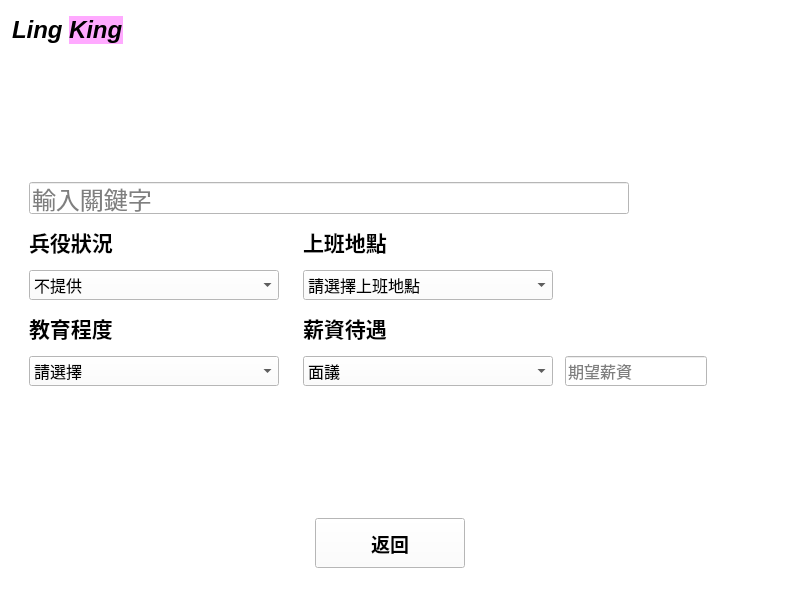
<?xml version="1.0" encoding="UTF-8"?>
<ui version="4.0">
 <class>MainWindow</class>
 <widget class="QMainWindow" name="MainWindow">
  <property name="geometry">
   <rect>
    <x>0</x>
    <y>0</y>
    <width>800</width>
    <height>600</height>
   </rect>
  </property>
  <property name="windowTitle">
   <string>LingKing</string>
  </property>
  <property name="styleSheet">
   <string notr="true">background-color: rgb(255, 255, 255);</string>
  </property>
  <widget class="QWidget" name="centralwidget">
   <layout class="QGridLayout" name="gridLayout_3">
    <property name="leftMargin">
     <number>12</number>
    </property>
    <property name="topMargin">
     <number>10</number>
    </property>
    <property name="rightMargin">
     <number>12</number>
    </property>
    <property name="bottomMargin">
     <number>10</number>
    </property>
    <item row="0" column="0">
     <layout class="QGridLayout" name="gridLayout_2">
      <item row="4" column="1">
       <spacer name="verticalSpacer_5">
        <property name="orientation">
         <enum>Qt::Vertical</enum>
        </property>
        <property name="sizeType">
         <enum>QSizePolicy::Maximum</enum>
        </property>
        <property name="sizeHint" stdset="0">
         <size>
          <width>20</width>
          <height>50</height>
         </size>
        </property>
       </spacer>
      </item>
      <item row="1" column="0">
       <spacer name="verticalSpacer">
        <property name="orientation">
         <enum>Qt::Vertical</enum>
        </property>
        <property name="sizeType">
         <enum>QSizePolicy::Expanding</enum>
        </property>
        <property name="sizeHint" stdset="0">
         <size>
          <width>1</width>
          <height>1</height>
         </size>
        </property>
       </spacer>
      </item>
      <item row="1" column="1" rowspan="2">
       <spacer name="verticalSpacer_4">
        <property name="orientation">
         <enum>Qt::Vertical</enum>
        </property>
        <property name="sizeHint" stdset="0">
         <size>
          <width>20</width>
          <height>40</height>
         </size>
        </property>
       </spacer>
      </item>
      <item row="0" column="1">
       <spacer name="verticalSpacer_3">
        <property name="orientation">
         <enum>Qt::Vertical</enum>
        </property>
        <property name="sizeType">
         <enum>QSizePolicy::Maximum</enum>
        </property>
        <property name="sizeHint" stdset="0">
         <size>
          <width>20</width>
          <height>40</height>
         </size>
        </property>
       </spacer>
      </item>
      <item row="2" column="0">
       <layout class="QGridLayout" name="gridLayout">
        <property name="spacing">
         <number>12</number>
        </property>
        <item row="3" column="1">
         <widget class="QLabel" name="label_18">
          <property name="font">
           <font>
            <pointsize>16</pointsize>
            <weight>75</weight>
            <bold>true</bold>
           </font>
          </property>
          <property name="text">
           <string>教育程度</string>
          </property>
         </widget>
        </item>
        <item row="4" column="1">
         <widget class="QComboBox" name="education_comboBox">
          <property name="sizePolicy">
           <sizepolicy hsizetype="Maximum" vsizetype="Maximum">
            <horstretch>0</horstretch>
            <verstretch>0</verstretch>
           </sizepolicy>
          </property>
          <property name="minimumSize">
           <size>
            <width>250</width>
            <height>30</height>
           </size>
          </property>
          <property name="font">
           <font>
            <pointsize>12</pointsize>
            <underline>false</underline>
            <strikeout>false</strikeout>
           </font>
          </property>
          <property name="cursor">
           <cursorShape>PointingHandCursor</cursorShape>
          </property>
          <property name="tabletTracking">
           <bool>false</bool>
          </property>
          <property name="toolTipDuration">
           <number>-1</number>
          </property>
          <property name="inputMethodHints">
           <set>Qt::ImhNone</set>
          </property>
          <property name="editable">
           <bool>false</bool>
          </property>
          <property name="frame">
           <bool>true</bool>
          </property>
          <item>
           <property name="text">
            <string>請選擇</string>
           </property>
          </item>
          <item>
           <property name="text">
            <string>國小/國中</string>
           </property>
          </item>
          <item>
           <property name="text">
            <string>高中</string>
           </property>
          </item>
          <item>
           <property name="text">
            <string>高職</string>
           </property>
          </item>
          <item>
           <property name="text">
            <string>專科</string>
           </property>
          </item>
          <item>
           <property name="text">
            <string>大學</string>
           </property>
          </item>
          <item>
           <property name="text">
            <string>碩士</string>
           </property>
          </item>
          <item>
           <property name="text">
            <string>博士</string>
           </property>
          </item>
         </widget>
        </item>
        <item row="1" column="1">
         <widget class="QLabel" name="label_12">
          <property name="sizePolicy">
           <sizepolicy hsizetype="Fixed" vsizetype="Fixed">
            <horstretch>0</horstretch>
            <verstretch>0</verstretch>
           </sizepolicy>
          </property>
          <property name="font">
           <font>
            <pointsize>16</pointsize>
            <weight>75</weight>
            <bold>true</bold>
           </font>
          </property>
          <property name="text">
           <string>兵役狀況</string>
          </property>
         </widget>
        </item>
        <item row="2" column="0">
         <spacer name="horizontalSpacer_5">
          <property name="orientation">
           <enum>Qt::Horizontal</enum>
          </property>
          <property name="sizeHint" stdset="0">
           <size>
            <width>13</width>
            <height>20</height>
           </size>
          </property>
         </spacer>
        </item>
        <item row="2" column="1">
         <widget class="QComboBox" name="soilder_comboBox">
          <property name="sizePolicy">
           <sizepolicy hsizetype="Maximum" vsizetype="Minimum">
            <horstretch>0</horstretch>
            <verstretch>0</verstretch>
           </sizepolicy>
          </property>
          <property name="minimumSize">
           <size>
            <width>200</width>
            <height>30</height>
           </size>
          </property>
          <property name="maximumSize">
           <size>
            <width>250</width>
            <height>40</height>
           </size>
          </property>
          <property name="font">
           <font>
            <pointsize>12</pointsize>
            <underline>false</underline>
            <strikeout>false</strikeout>
           </font>
          </property>
          <property name="cursor">
           <cursorShape>PointingHandCursor</cursorShape>
          </property>
          <property name="tabletTracking">
           <bool>false</bool>
          </property>
          <property name="toolTipDuration">
           <number>-1</number>
          </property>
          <property name="inputMethodHints">
           <set>Qt::ImhNone</set>
          </property>
          <property name="editable">
           <bool>false</bool>
          </property>
          <property name="frame">
           <bool>true</bool>
          </property>
          <item>
           <property name="text">
            <string>不提供</string>
           </property>
          </item>
          <item>
           <property name="text">
            <string>免役</string>
           </property>
          </item>
          <item>
           <property name="text">
            <string>未役</string>
           </property>
          </item>
          <item>
           <property name="text">
            <string>待役</string>
           </property>
          </item>
          <item>
           <property name="text">
            <string>役畢</string>
           </property>
          </item>
          <item>
           <property name="text">
            <string>屆退伍</string>
           </property>
          </item>
         </widget>
        </item>
        <item row="0" column="1" colspan="4">
         <widget class="QLineEdit" name="keyword_input">
          <property name="sizePolicy">
           <sizepolicy hsizetype="Maximum" vsizetype="Maximum">
            <horstretch>0</horstretch>
            <verstretch>0</verstretch>
           </sizepolicy>
          </property>
          <property name="maximumSize">
           <size>
            <width>600</width>
            <height>32</height>
           </size>
          </property>
          <property name="font">
           <font>
            <pointsize>18</pointsize>
           </font>
          </property>
          <property name="placeholderText">
           <string>輸入關鍵字</string>
          </property>
         </widget>
        </item>
        <item row="0" column="5">
         <widget class="QPushButton" name="search_BTN">
          <property name="sizePolicy">
           <sizepolicy hsizetype="Maximum" vsizetype="Maximum">
            <horstretch>0</horstretch>
            <verstretch>0</verstretch>
           </sizepolicy>
          </property>
          <property name="maximumSize">
           <size>
            <width>32</width>
            <height>32</height>
           </size>
          </property>
          <property name="cursor">
           <cursorShape>PointingHandCursor</cursorShape>
          </property>
          <property name="styleSheet">
           <string notr="true">border-image: url(UI/magnifying_glass.png)</string>
          </property>
          <property name="text">
           <string/>
          </property>
          <property name="flat">
           <bool>true</bool>
          </property>
         </widget>
        </item>
        <item row="0" column="6">
         <spacer name="horizontalSpacer_4">
          <property name="orientation">
           <enum>Qt::Horizontal</enum>
          </property>
          <property name="sizeHint" stdset="0">
           <size>
            <width>13</width>
            <height>20</height>
           </size>
          </property>
         </spacer>
        </item>
        <item row="1" column="3">
         <widget class="QLabel" name="label_27">
          <property name="sizePolicy">
           <sizepolicy hsizetype="Fixed" vsizetype="Fixed">
            <horstretch>0</horstretch>
            <verstretch>0</verstretch>
           </sizepolicy>
          </property>
          <property name="font">
           <font>
            <pointsize>16</pointsize>
            <weight>75</weight>
            <bold>true</bold>
           </font>
          </property>
          <property name="text">
           <string>上班地點</string>
          </property>
         </widget>
        </item>
        <item row="2" column="3">
         <widget class="QComboBox" name="place_comboBox">
          <property name="sizePolicy">
           <sizepolicy hsizetype="Maximum" vsizetype="Minimum">
            <horstretch>0</horstretch>
            <verstretch>0</verstretch>
           </sizepolicy>
          </property>
          <property name="minimumSize">
           <size>
            <width>250</width>
            <height>30</height>
           </size>
          </property>
          <property name="maximumSize">
           <size>
            <width>200</width>
            <height>30</height>
           </size>
          </property>
          <property name="font">
           <font>
            <pointsize>12</pointsize>
            <underline>false</underline>
            <strikeout>false</strikeout>
           </font>
          </property>
          <property name="tabletTracking">
           <bool>false</bool>
          </property>
          <property name="toolTipDuration">
           <number>-1</number>
          </property>
          <property name="inputMethodHints">
           <set>Qt::ImhNone</set>
          </property>
          <property name="editable">
           <bool>false</bool>
          </property>
          <property name="frame">
           <bool>true</bool>
          </property>
          <item>
           <property name="text">
            <string>請選擇上班地點</string>
           </property>
          </item>
          <item>
           <property name="text">
            <string>台北市</string>
           </property>
          </item>
          <item>
           <property name="text">
            <string>新北市</string>
           </property>
          </item>
          <item>
           <property name="text">
            <string>基隆市</string>
           </property>
          </item>
          <item>
           <property name="text">
            <string>桃園市</string>
           </property>
          </item>
          <item>
           <property name="text">
            <string>新竹市</string>
           </property>
          </item>
          <item>
           <property name="text">
            <string>新竹縣</string>
           </property>
          </item>
          <item>
           <property name="text">
            <string>苗栗縣</string>
           </property>
          </item>
          <item>
           <property name="text">
            <string>台中市</string>
           </property>
          </item>
          <item>
           <property name="text">
            <string>南投縣</string>
           </property>
          </item>
          <item>
           <property name="text">
            <string>彰化縣</string>
           </property>
          </item>
          <item>
           <property name="text">
            <string>雲林縣</string>
           </property>
          </item>
          <item>
           <property name="text">
            <string>嘉義市</string>
           </property>
          </item>
          <item>
           <property name="text">
            <string>嘉義縣</string>
           </property>
          </item>
          <item>
           <property name="text">
            <string>台南市</string>
           </property>
          </item>
          <item>
           <property name="text">
            <string>高雄市</string>
           </property>
          </item>
          <item>
           <property name="text">
            <string>屏東縣</string>
           </property>
          </item>
          <item>
           <property name="text">
            <string>宜蘭縣</string>
           </property>
          </item>
          <item>
           <property name="text">
            <string>花蓮縣</string>
           </property>
          </item>
          <item>
           <property name="text">
            <string>台東縣</string>
           </property>
          </item>
         </widget>
        </item>
        <item row="3" column="3">
         <widget class="QLabel" name="label_25">
          <property name="sizePolicy">
           <sizepolicy hsizetype="Fixed" vsizetype="Fixed">
            <horstretch>0</horstretch>
            <verstretch>0</verstretch>
           </sizepolicy>
          </property>
          <property name="font">
           <font>
            <pointsize>16</pointsize>
            <weight>75</weight>
            <bold>true</bold>
           </font>
          </property>
          <property name="text">
           <string>薪資待遇</string>
          </property>
         </widget>
        </item>
        <item row="4" column="3">
         <widget class="QComboBox" name="salary_type_comboBox">
          <property name="sizePolicy">
           <sizepolicy hsizetype="Maximum" vsizetype="Minimum">
            <horstretch>0</horstretch>
            <verstretch>0</verstretch>
           </sizepolicy>
          </property>
          <property name="minimumSize">
           <size>
            <width>0</width>
            <height>30</height>
           </size>
          </property>
          <property name="maximumSize">
           <size>
            <width>250</width>
            <height>50</height>
           </size>
          </property>
          <property name="font">
           <font>
            <pointsize>12</pointsize>
            <underline>false</underline>
            <strikeout>false</strikeout>
           </font>
          </property>
          <property name="tabletTracking">
           <bool>false</bool>
          </property>
          <property name="toolTipDuration">
           <number>-1</number>
          </property>
          <property name="inputMethodHints">
           <set>Qt::ImhNone</set>
          </property>
          <property name="editable">
           <bool>false</bool>
          </property>
          <property name="frame">
           <bool>true</bool>
          </property>
          <item>
           <property name="text">
            <string>面議</string>
           </property>
          </item>
          <item>
           <property name="text">
            <string>時薪</string>
           </property>
          </item>
          <item>
           <property name="text">
            <string>日薪</string>
           </property>
          </item>
          <item>
           <property name="text">
            <string>月薪</string>
           </property>
          </item>
          <item>
           <property name="text">
            <string>年薪</string>
           </property>
          </item>
         </widget>
        </item>
        <item row="4" column="4">
         <widget class="QLineEdit" name="salary_input">
          <property name="enabled">
           <bool>false</bool>
          </property>
          <property name="sizePolicy">
           <sizepolicy hsizetype="Maximum" vsizetype="Maximum">
            <horstretch>0</horstretch>
            <verstretch>0</verstretch>
           </sizepolicy>
          </property>
          <property name="maximumSize">
           <size>
            <width>250</width>
            <height>30</height>
           </size>
          </property>
          <property name="font">
           <font>
            <pointsize>12</pointsize>
           </font>
          </property>
          <property name="placeholderText">
           <string>期望薪資</string>
          </property>
         </widget>
        </item>
       </layout>
      </item>
      <item row="0" column="0">
       <layout class="QHBoxLayout" name="horizontalLayout_2">
        <item>
         <widget class="QLabel" name="label">
          <property name="enabled">
           <bool>true</bool>
          </property>
          <property name="sizePolicy">
           <sizepolicy hsizetype="Fixed" vsizetype="Fixed">
            <horstretch>1</horstretch>
            <verstretch>0</verstretch>
           </sizepolicy>
          </property>
          <property name="font">
           <font>
            <pointsize>18</pointsize>
            <weight>75</weight>
            <italic>true</italic>
            <bold>true</bold>
            <strikeout>false</strikeout>
           </font>
          </property>
          <property name="text">
           <string>Ling</string>
          </property>
          <property name="textFormat">
           <enum>Qt::PlainText</enum>
          </property>
          <property name="wordWrap">
           <bool>false</bool>
          </property>
         </widget>
        </item>
        <item>
         <widget class="QLabel" name="label_5">
          <property name="sizePolicy">
           <sizepolicy hsizetype="Fixed" vsizetype="Fixed">
            <horstretch>1</horstretch>
            <verstretch>0</verstretch>
           </sizepolicy>
          </property>
          <property name="font">
           <font>
            <pointsize>18</pointsize>
            <weight>75</weight>
            <italic>true</italic>
            <bold>true</bold>
           </font>
          </property>
          <property name="styleSheet">
           <string notr="true">background-color: rgb(255, 170, 255)</string>
          </property>
          <property name="text">
           <string>King</string>
          </property>
         </widget>
        </item>
        <item>
         <spacer name="horizontalSpacer_3">
          <property name="orientation">
           <enum>Qt::Horizontal</enum>
          </property>
          <property name="sizeType">
           <enum>QSizePolicy::Expanding</enum>
          </property>
          <property name="sizeHint" stdset="0">
           <size>
            <width>40</width>
            <height>20</height>
           </size>
          </property>
         </spacer>
        </item>
       </layout>
      </item>
      <item row="3" column="0">
       <spacer name="verticalSpacer_2">
        <property name="orientation">
         <enum>Qt::Vertical</enum>
        </property>
        <property name="sizeHint" stdset="0">
         <size>
          <width>1</width>
          <height>1</height>
         </size>
        </property>
       </spacer>
      </item>
      <item row="4" column="0">
       <layout class="QHBoxLayout" name="horizontalLayout">
        <item>
         <spacer name="horizontalSpacer">
          <property name="orientation">
           <enum>Qt::Horizontal</enum>
          </property>
          <property name="sizeHint" stdset="0">
           <size>
            <width>40</width>
            <height>20</height>
           </size>
          </property>
         </spacer>
        </item>
        <item>
         <widget class="QPushButton" name="back_BTN">
          <property name="sizePolicy">
           <sizepolicy hsizetype="Minimum" vsizetype="Minimum">
            <horstretch>0</horstretch>
            <verstretch>0</verstretch>
           </sizepolicy>
          </property>
          <property name="minimumSize">
           <size>
            <width>150</width>
            <height>50</height>
           </size>
          </property>
          <property name="maximumSize">
           <size>
            <width>100</width>
            <height>50</height>
           </size>
          </property>
          <property name="font">
           <font>
            <pointsize>14</pointsize>
            <weight>75</weight>
            <bold>true</bold>
           </font>
          </property>
          <property name="cursor">
           <cursorShape>PointingHandCursor</cursorShape>
          </property>
          <property name="styleSheet">
           <string notr="true">background-color: rgb(255, 255, 255);</string>
          </property>
          <property name="text">
           <string>返回</string>
          </property>
         </widget>
        </item>
        <item>
         <spacer name="horizontalSpacer_2">
          <property name="orientation">
           <enum>Qt::Horizontal</enum>
          </property>
          <property name="sizeHint" stdset="0">
           <size>
            <width>40</width>
            <height>20</height>
           </size>
          </property>
         </spacer>
        </item>
       </layout>
      </item>
     </layout>
    </item>
   </layout>
  </widget>
  <widget class="QStatusBar" name="statusbar"/>
 </widget>
 <tabstops>
  <tabstop>keyword_input</tabstop>
  <tabstop>soilder_comboBox</tabstop>
  <tabstop>place_comboBox</tabstop>
  <tabstop>education_comboBox</tabstop>
  <tabstop>salary_type_comboBox</tabstop>
  <tabstop>salary_input</tabstop>
  <tabstop>back_BTN</tabstop>
  <tabstop>search_BTN</tabstop>
 </tabstops>
 <resources/>
 <connections/>
</ui>
